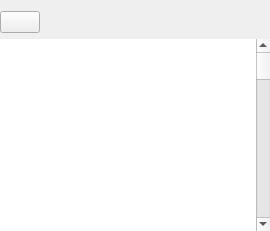
     <widget class="QWidget" name="tab_4">
      <attribute name="icon">
       <iconset theme="computer">
        <normaloff>../../../../../../../../../../../../../../../../../../../../../../../../../../../../../../../../../../../../../../../../../../../../../../../../../../../../../../../../.designer/backup</normaloff>../../../../../../../../../../../../../../../../../../../../../../../../../../../../../../../../../../../../../../../../../../../../../../../../../../../../../../../../.designer/backup</iconset>
      </attribute>
      <attribute name="title">
       <string>Hosts</string>
      </attribute>
      <layout class="QVBoxLayout" name="verticalLayout_3">
       <property name="leftMargin">
        <number>0</number>
       </property>
       <property name="rightMargin">
        <number>0</number>
       </property>
       <property name="bottomMargin">
        <number>0</number>
       </property>
       <item>
        <layout class="QHBoxLayout" name="horizontalLayout_3">
         <item>
          <widget class="QPushButton" name="cmdHostsBack">
           <property name="text">
            <string/>
           </property>
           <property name="icon">
            <iconset theme="go-previous">
             <normaloff>../../../../../../../../../../../../../../../../../../../../../../../../../../../../../../../../../../../../../../../../../../../../../../../../../../../../../../../../../../../../../../../../../../../../../../../../../../.designer/backup</normaloff>../../../../../../../../../../../../../../../../../../../../../../../../../../../../../../../../../../../../../../../../../../../../../../../../../../../../../../../../../../../../../../../../../../../../../../../../../../.designer/backup</iconset>
           </property>
          </widget>
         </item>
         <item>
          <widget class="QLabel" name="hostsLabel">
           <property name="sizePolicy">
            <sizepolicy hsizetype="Expanding" vsizetype="Preferred">
             <horstretch>0</horstretch>
             <verstretch>0</verstretch>
            </sizepolicy>
           </property>
           <property name="text">
            <string/>
           </property>
           <property name="textInteractionFlags">
            <set>Qt::LinksAccessibleByMouse|Qt::TextSelectableByKeyboard|Qt::TextSelectableByMouse</set>
           </property>
          </widget>
         </item>
        </layout>
       </item>
       <item>
        <layout class="QHBoxLayout" name="horizontalLayout_7">
         <property name="spacing">
          <number>0</number>
         </property>
         <item>
          <widget class="GenericTableView" name="hostsTable">
           <property name="frameShape">
            <enum>QFrame::NoFrame</enum>
           </property>
           <property name="selectionBehavior">
            <enum>QAbstractItemView::SelectRows</enum>
           </property>
           <property name="horizontalScrollMode">
            <enum>QAbstractItemView::ScrollPerPixel</enum>
           </property>
           <property name="showGrid">
            <bool>false</bool>
           </property>
           <property name="sortingEnabled">
            <bool>false</bool>
           </property>
           <property name="cornerButtonEnabled">
            <bool>false</bool>
           </property>
           <attribute name="horizontalHeaderStretchLastSection">
            <bool>true</bool>
           </attribute>
           <attribute name="verticalHeaderStretchLastSection">
            <bool>false</bool>
           </attribute>
          </widget>
         </item>
         <item>
          <widget class="QScrollBar" name="hostsScrollBar">
           <property name="orientation">
            <enum>Qt::Vertical</enum>
           </property>
          </widget>
         </item>
        </layout>
       </item>
      </layout>
     </widget>
